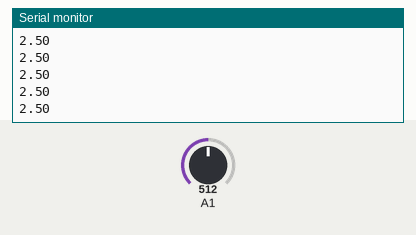
Simulated run of this sketch. Board: Arduino Uno, built with avr-gcc and run on an emulated ATmega328P. On the bench: the last lines printed to the serial monitor. The test bench sets the inputs (shaded band); at power-on: A1 = 512.

Above: at 1.2 s.
1.3 s: A1 set to 716
At 1.9 s:
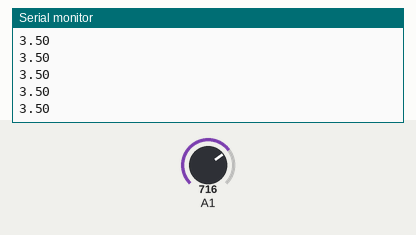
2.8 s: A1 set to 900
At 3.9 s:
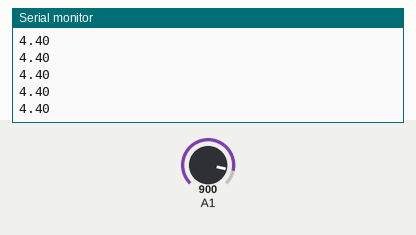
Timing chart, 0 to 5.8 s (numbered marks = the images above; inputs shaded):
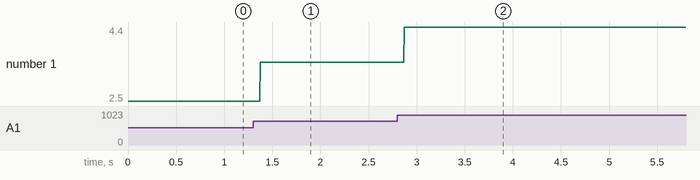

Measured:
- after the input at 1.3 s, the serial monitor: prints a new line after 0.07 s (image 1)
- after the input at 2.8 s, the serial monitor: prints a new line after 0.07 s (image 2)
- plotted number 1: 2.5 → 3.5 after the input at 1.3 s, 3.5 → 4.4 after the input at 2.8 s

The sketch:

receiever.ino
```cpp
void setup()
{
 Serial.begin(9600);
}

void loop()
{
  int received = analogRead(A1);
  float voltage = received * (5.0/1023.0);
  // Serial.println(received);
  Serial.println(voltage);
}
```
